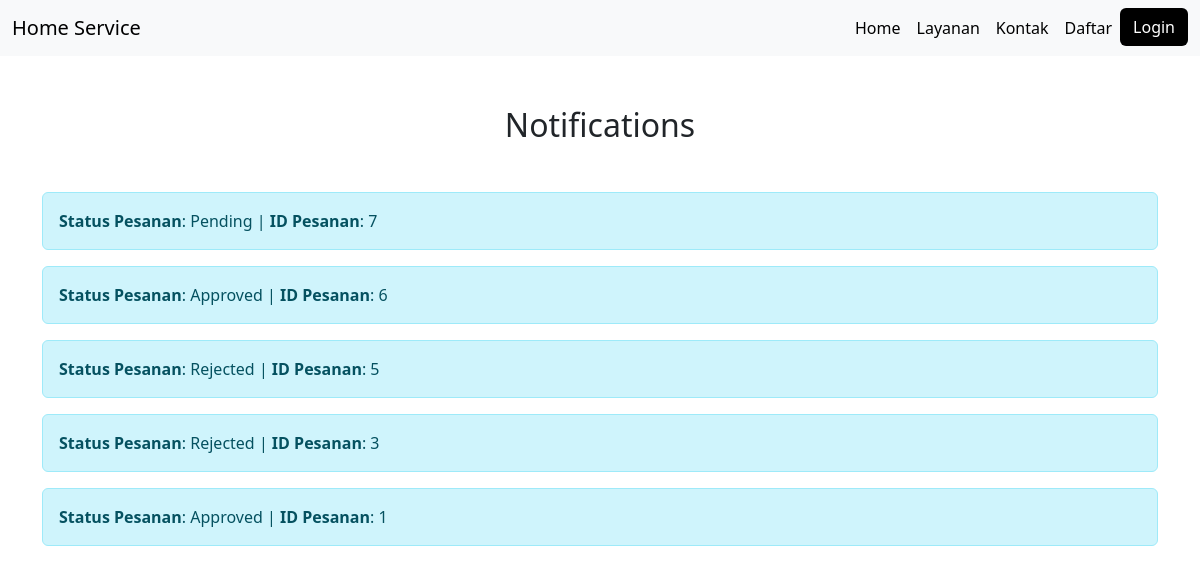
The app's page /notification.php, older data.
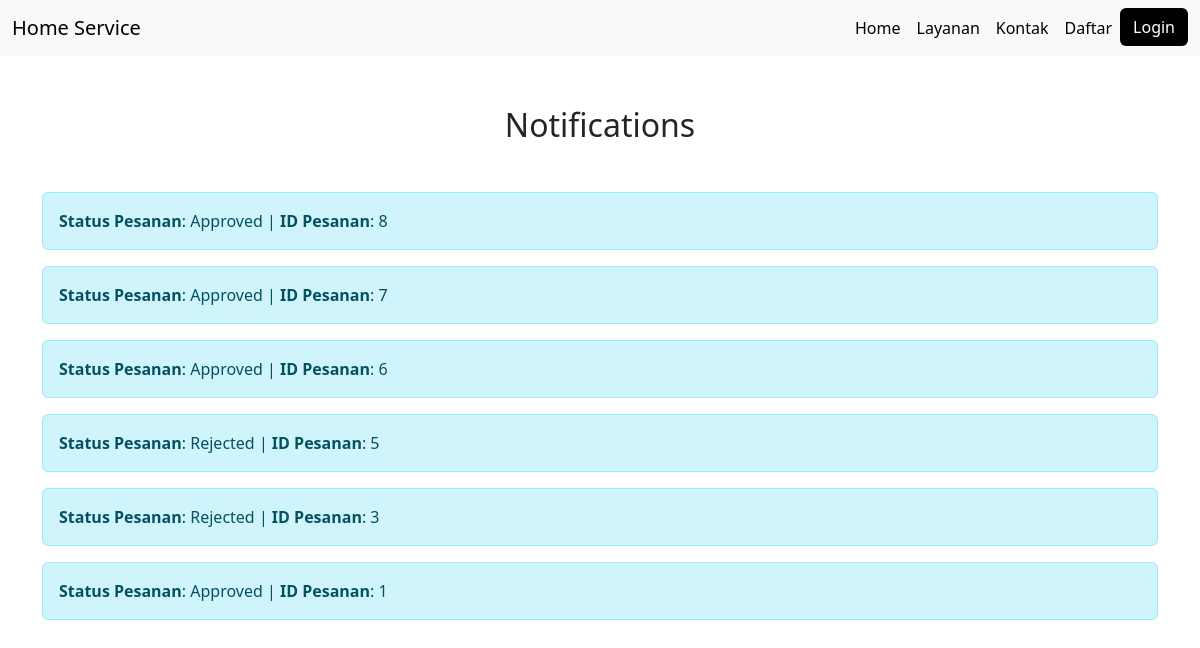
The same page, newer data.
### tables this page shows
CREATE TABLE `bookings` (
  `id` int(11) NOT NULL AUTO_INCREMENT,
  `name` varchar(255) NOT NULL,
  `address` text NOT NULL,
  `service_type` varchar(50) NOT NULL,
  `cleaning_spec` varchar(255) DEFAULT NULL,
  `date` date NOT NULL,
  `start_time` time NOT NULL,
  `duration` int(11) NOT NULL,
  `payment_method` varchar(50) NOT NULL,
  `total` int(11) NOT NULL,
  `user_id` int(11) NOT NULL,
  `approved` enum('pending','approved','rejected') DEFAULT 'pending',
  `notification_sent` tinyint(1) NOT NULL DEFAULT 0,
  `created_at` timestamp NOT NULL DEFAULT current_timestamp(),
  PRIMARY KEY (`id`),
  KEY `user_id` (`user_id`)
);

### notification.php (the view, shortened to what this page needs)
<!DOCTYPE html>
<html lang="en">
<head>
    <link href="https://cdn.jsdelivr.net/npm/bootstrap@5.3.3/dist/css/bootstrap.min.css" rel="stylesheet">
</head>
<body>
    <?php
    include 'navbar.php';
     ?>
    <div class="container">
        <h2 class="text-center">Notifications</h2>
        <div class="mt-5">
            <?php
            $sql = "SELECT * FROM bookings ORDER BY created_at DESC";
            $result = $connect->query($sql);
            if ($result->num_rows > 0) {
                while ($row = $result->fetch_assoc()) {
                    echo "<div class='alert alert-info'>";
                    echo "<strong>Status Pesanan</strong>: " . ucfirst($row['approved']);
                    echo " | <strong>ID Pesanan</strong>: " . $row['id'];
                    echo "</div>";
                }
            } else {
                echo "<div class='alert alert-warning'>Tidak ada notifikasi yang ditemukan.</div>";
            }
            ?>
        </div>
    </div>
</body>
</html>

Row changes from the older to the newer data that the page shows:
added bookings: approved "Approved", id "8"
changed bookings id 7: approved "Pending" → "Approved"
